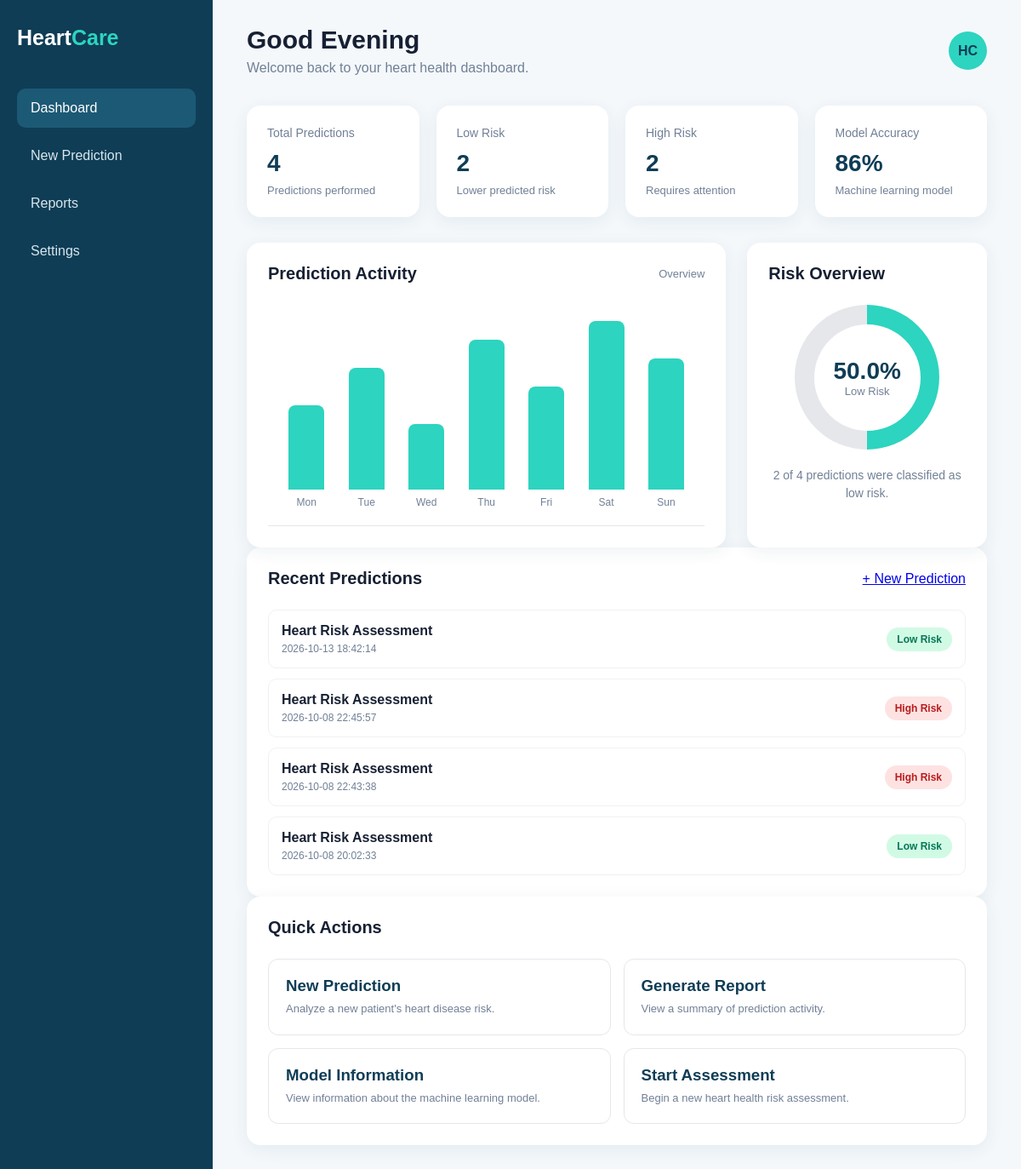
/dashboard, run on the app's committed database.
### tables this page shows
CREATE TABLE predictions (

            id INTEGER PRIMARY KEY AUTOINCREMENT,

            date_time TEXT NOT NULL,

            age REAL NOT NULL,

            sex REAL NOT NULL,

            chest_pain REAL NOT NULL,

            blood_pressure REAL NOT NULL,

            cholesterol REAL NOT NULL,

            fasting_blood_sugar REAL NOT NULL,

            resting_ecg REAL NOT NULL,

            max_heart_rate REAL NOT NULL,

            exercise_angina REAL NOT NULL,

            oldpeak REAL NOT NULL,

            slope REAL NOT NULL,

            ca REAL NOT NULL,

            thal REAL NOT NULL,

            result TEXT NOT NULL,

            probability REAL

        );

### app/app.py (the view)
@app.route("/")
@app.route("/dashboard")
def dashboard():
    connection = sqlite3.connect(
        DATABASE_PATH
    )
    cursor = connection.cursor()
    cursor.execute(
        "SELECT COUNT(*) FROM predictions"
    )
    total_predictions = cursor.fetchone()[0]
    cursor.execute("""
        SELECT COUNT(*)
        FROM predictions
        WHERE result = 'High Risk'
    """)
    high_risk = cursor.fetchone()[0]
    cursor.execute("""
        SELECT COUNT(*)
        FROM predictions
        WHERE result = 'Low Risk'
    """)
    low_risk = cursor.fetchone()[0]
    cursor.execute("""
        SELECT
            date_time,
            result,
            probability
        FROM predictions
        ORDER BY id DESC
        LIMIT 5
    """)
    recent_predictions = cursor.fetchall()
    connection.close()
    return render_template(
        "dashboard.html",
        total_predictions=total_predictions,
        high_risk=high_risk,
        low_risk=low_risk,
        recent_predictions=recent_predictions
    )

### app/templates/dashboard.html (shortened to what this page needs)
<!DOCTYPE html>
<html lang="en">
<head>
</head>
<body>
<div class="dashboard">
    <aside class="sidebar">
        <div class="logo">
            Heart<span>Care</span>
        </div>
        <nav class="menu">
            <a href="/dashboard" class="active">
                Dashboard
            </a>
            <a href="/predict">
                New Prediction
            </a>
            <a href="#">
                Reports
            </a>
            <a href="#">
                Settings
            </a>
        </nav>
    </aside>
    <main class="main">
        <div class="topbar">
            <div class="welcome">
                <h1>
                    Good Evening
                </h1>
                <p>
                    Welcome back to your heart
                    health dashboard.
                </p>
            </div>
            <div class="profile-circle">
                HC
            </div>
        </div>
        <section class="stats">
            <div class="stat-card">
                <div class="stat-title">
                    Total Predictions
                </div>
                <div class="stat-value">
                    {{ total_predictions }}
                </div>
                <div class="stat-description">
                    Predictions performed
                </div>
            </div>
            <div class="stat-card">
                <div class="stat-title">
                    Low Risk
                </div>
                <div class="stat-value">
                    {{ low_risk }}
                </div>
                <div class="stat-description">
                    Lower predicted risk
                </div>
            </div>
            <div class="stat-card">
                <div class="stat-title">
                    High Risk
                </div>
                <div class="stat-value">
                    {{ high_risk }}
                </div>
                <div class="stat-description">
                    Requires attention
                </div>
            </div>
            <div class="stat-card">
                <div class="stat-title">
                    Model Accuracy
                </div>
                <div class="stat-value">
                    86%
                </div>
                <div class="stat-description">
                    Machine learning model
                </div>
            </div>
        </section>
        <section class="content-grid">
            <div class="card">
                <div class="card-header">
                    <h2>
                        Prediction Activity
                    </h2>
                    <span>
                        Overview
                    </span>
                </div>
                <div class="chart">
                    <div class="bar-container">
                        <div class="bar"
                             style="height: 45%;">
                        </div>
                        <span class="bar-label">
                            Mon
                        </span>
                    </div>
                    <div class="bar-container">
                        <div class="bar"
                             style="height: 65%;">
                        </div>
                        <span class="bar-label">
                            Tue
                        </span>
                    </div>
                    <div class="bar-container">
                        <div class="bar"
                             style="height: 35%;">
                        </div>
                        <span class="bar-label">
                            Wed
                        </span>
                    </div>
                    <div class="bar-container">
                        <div class="bar"
                             style="height: 80%;">
                        </div>
                        <span class="bar-label">
                            Thu
                        </span>
                    </div>
                    <div class="bar-container">
                        <div class="bar"
                             style="height: 55%;">
                        </div>
                        <span class="bar-label">
                            Fri
                        </span>
                    </div>
                    <div class="bar-container">
                        <div class="bar"
                             style="height: 90%;">
                        </div>
                        <span class="bar-label">
                            Sat
                        </span>
                    </div>
                    <div class="bar-container">
                        <div class="bar"
                             style="height: 70%;">
                        </div>
                        <span class="bar-label">
                            Sun
                        </span>
                    </div>
                </div>
            </div>
            <div class="card">
                <div class="card-header">
                    <h2>
                        Risk Overview
                    </h2>
                </div>
                {% if total_predictions > 0 %}
                    {% set low_percentage =
                        (low_risk / total_predictions * 100)
                        | round(0)
                    %}
                    <div class="risk-circle"
                         data-percentage="{{ low_percentage }}">
                        <div class="risk-inner">
                            <div class="risk-percent">
                                {{ low_percentage }}%
                            </div>
                            <div class="risk-text">
                                Low Risk
                            </div>
                        </div>
                    </div>
                    <p class="risk-message">
                        {{ low_risk }}
                        of
                        {{ total_predictions }}
                        predictions were classified
                        as low risk.
                    </p>
                {% endif %}
            </div>
        </section>
        <div class="card recent-card">
            <div class="card-header">
                <h2>
                    Recent Predictions
                </h2>
                <a href="/predict"
                   class="new-prediction-link">
                    + New Prediction
                </a>
            </div>
            {% if recent_predictions %}
                <div class="recent-list">
                    {% for prediction in recent_predictions %}
                        <div class="recent-item">
                            <div class="recent-info">
                                <strong>
                                    Heart Risk Assessment
                                </strong>
                                <span class="recent-date">
                                    {{ prediction[0] }}
                                </span>
                            </div>
                            {% if prediction[1] == "High Risk" %}
                                <span class="risk-badge high-risk">
                                    High Risk
                                </span>
                            {% else %}
                                <span class="risk-badge low-risk">
                                    Low Risk
                                </span>
                            {% endif %}
                        </div>
                    {% endfor %}
                </div>
            {% endif %}
        </div>
        <div class="card quick-actions-card">
            <div class="card-header">
                <h2>
                    Quick Actions
                </h2>
            </div>
            <div class="quick-actions">
                <a href="/predict"
                   class="action">
                    <h3>
                        New Prediction
                    </h3>
                    <p>
                        Analyze a new patient's
                        heart disease risk.
                    </p>
                </a>
                <a href="#"
                   class="action">
                    <h3>
                        Generate Report
                    </h3>
                    <p>
                        View a summary of
                        prediction activity.
                    </p>
                </a>
                <a href="#"
                   class="action">
                    <h3>
                        Model Information
                    </h3>
                    <p>
                        View information about
                        the machine learning model.
                    </p>
                </a>
                <a href="/predict"
                   class="action">
                    <h3>
                        Start Assessment
                    </h3>
                    <p>
                        Begin a new heart health
                        risk assessment.
                    </p>
                </a>
            </div>
        </div>
    </main>
</div>
</body>
</html>

### app/templates/dashboard.html (style rules this page uses)
* { margin: 0; padding: 0; box-sizing: border-box; font-family: Arial, sans-serif; }
body { background: #f4f8fb; color: #172033; }
.dashboard { display: flex; min-height: 100vh; }
.sidebar { width: 250px; background: #0f3d56; color: white; padding: 30px 20px; position: fixed; top: 0; bottom: 0; left: 0; }
.logo { font-size: 25px; font-weight: bold; margin-bottom: 45px; }
.logo span { color: #2dd4bf; }
.menu { display: flex; flex-direction: column; gap: 10px; }
.menu a { text-decoration: none; color: #d8e7ed; padding: 14px 16px; border-radius: 10px; transition: 0.2s; }
.menu a:hover, .menu a.active { background: #1c5975; color: white; }
.main { margin-left: 250px; width: calc(100% - 250px); padding: 30px 40px; }
.topbar { display: flex; justify-content: space-between; align-items: center; margin-bottom: 35px; }
.welcome h1 { font-size: 30px; margin-bottom: 7px; }
.welcome p { color: #718096; }
.profile-circle { width: 45px; height: 45px; border-radius: 50%; background: #2dd4bf; color: #0f3d56; display: flex; justify-content: center; align-items: center; font-weight: bold; }
.stats { display: grid; grid-template-columns: repeat(4, 1fr); gap: 20px; margin-bottom: 30px; }
.stat-card { background: white; padding: 24px; border-radius: 16px; box-shadow: 0 5px 20px rgba(15, 61, 86, 0.07); }
.stat-title { color: #718096; font-size: 14px; margin-bottom: 12px; }
.stat-value { font-size: 28px; font-weight: bold; color: #0f3d56; }
.stat-description { font-size: 13px; margin-top: 8px; color: #718096; }
.content-grid { display: grid; grid-template-columns: 2fr 1fr; gap: 25px; }
.card { background: white; border-radius: 16px; padding: 25px; box-shadow: 0 5px 20px rgba(15, 61, 86, 0.07); }
.card-header { display: flex; justify-content: space-between; align-items: center; margin-bottom: 25px; }
.card-header h2 { font-size: 20px; }
.card-header span { font-size: 13px; color: #718096; }
.chart { height: 260px; display: flex; align-items: flex-end; justify-content: space-around; padding: 20px 10px; border-bottom: 1px solid #e5e7eb; }
.bar-container { height: 220px; display: flex; flex-direction: column; justify-content: flex-end; align-items: center; gap: 8px; }
.bar { width: 42px; border-radius: 8px 8px 0 0; background: #2dd4bf; }
.bar-label { font-size: 12px; color: #718096; }
.risk-circle { width: 170px; height: 170px; border-radius: 50%; margin: 20px auto; display: flex; justify-content: center; align-items: center; background: conic-gradient( #e5e7eb 0% 100% ); }
.risk-inner { width: 125px; height: 125px; border-radius: 50%; background: white; display: flex; flex-direction: column; justify-content: center; align-items: center; }
.risk-percent { font-size: 28px; font-weight: bold; color: #0f3d56; }
.risk-text { color: #718096; font-size: 13px; }
.risk-message { text-align: center; color: #718096; font-size: 14px; line-height: 1.5; }
.quick-actions { display: grid; grid-template-columns: repeat(2, 1fr); gap: 15px; }
.action { padding: 20px; border: 1px solid #e5e7eb; border-radius: 12px; text-decoration: none; color: #172033; transition: 0.2s; }
.action h3 { margin-bottom: 6px; color: #0f3d56; }
.action p { font-size: 13px; color: #718096; line-height: 1.5; }
.recent-list { display: flex; flex-direction: column; gap: 12px; }
.recent-item { display: flex; justify-content: space-between; align-items: center; padding: 15px; border: 1px solid #eef2f5; border-radius: 10px; }
.recent-info { display: flex; flex-direction: column; gap: 5px; }
.recent-date { font-size: 12px; color: #718096; }
.risk-badge { padding: 7px 12px; border-radius: 20px; font-size: 12px; font-weight: bold; }
.high-risk { background: #fee2e2; color: #b91c1c; }
.low-risk { background: #d1fae5; color: #047857; }

### data on the page
predictions: date_time "2026-10-13 18:42:14", result "Low Risk"
predictions: date_time "2026-10-08 22:45:57", result "High Risk"
predictions: date_time "2026-10-08 22:43:38", result "High Risk"
predictions: date_time "2026-10-08 20:02:33", result "Low Risk"

### other printed values
{{ total_predictions }} "4"
{{ low_risk }} "2"
{{ high_risk }} "2"
{{ low_percentage }} "50.0"
